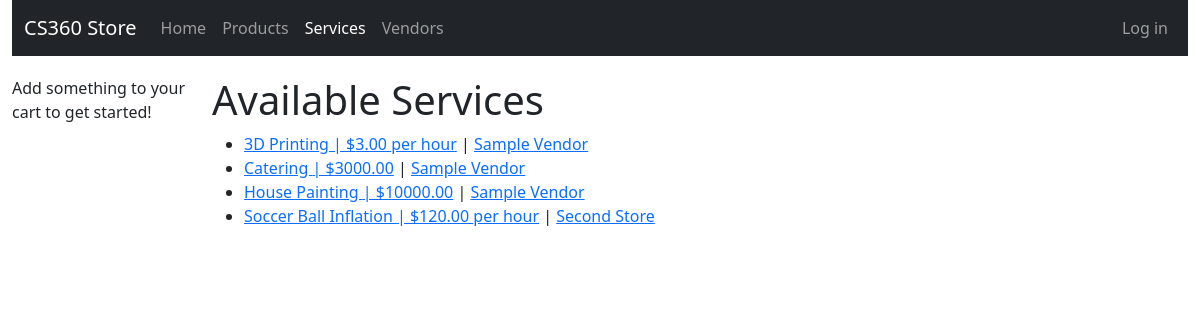
/store/services/, run on the app's committed database.
### storeApp/models.py (models this page shows, shortened)
class ServiceListing(models.Model):
    id = models.UUIDField(primary_key=True, default=uuid.uuid4, help_text="Unique ID for this particular service", editable=False)
    active = models.BooleanField(default=True)
    name = models.CharField(max_length=200, help_text="Enter a name for your service.")
    imageURL = models.URLField(max_length=200, help_text="Enter image URL", blank="True", null=True, default="https://picsum.photos/400/300")
    price = models.DecimalField(help_text="Max: 99,999.99. Set 0 \'Free\'", max_digits=7, decimal_places=2) # allows max price of $99,999.99
    price_per_hour = models.BooleanField(help_text="Is this service priced per hour?", default=False)
    description = models.TextField()
    service_area = models.IntegerField(help_text="Enter miles from your Business Address that you service.")
    days_available = models.CharField(max_length=200, help_text="Enter the days/times this service is available, i.e. M-Th 9-5, Fri-Sun 10-1", null=True, blank=True)
    vendor = models.ForeignKey(Vendor, on_delete=models.RESTRICT)
    tags = models.ManyToManyField(ServiceTag, blank=True)
    def get_absolute_url(self):
        return reverse('service-detail', args=[str(self.id)])
    def list_tags(self):
        return ', '.join(tag.name for tag in self.tags.all()[:3])
    list_tags.short_description = 'Tags'

class Vendor(models.Model):
    name = models.CharField(max_length=200, help_text="Enter your vendor name.", unique=True)
    owner = models.OneToOneField(User, on_delete=models.CASCADE)
    phone_number = models.CharField(max_length=20, help_text="1 (234) 567 8901")
    emergency_phone_number = models.CharField(max_length=20, help_text="1 (234) 567 8901")
    address1 = models.CharField(max_length=1024, help_text="Address line 1")
    address2 = models.CharField(max_length=1024, help_text="Address line 2", null=True, blank=True)
    zip_code = models.CharField(max_length=12, help_text="Zip Code")
    city = models.CharField(max_length=1024, help_text="City")
    state_or_province = models.CharField(max_length=1024, help_text="State/Province (if applicable)", null=True, blank=True)
    country = models.CharField(max_length=1024, help_text="Country")
    date_created = models.DateTimeField(default=datetime.now, blank=True)
    def get_absolute_url(self):
        return reverse('vendor-detail', args=[str(self.id)])

### storeApp/views.py (the view)
# urls.py: path('services/', views.ServiceListView.as_view(), name='services'),
class ServiceListView(generic.ListView):
    model = ServiceListing
    ordering = ['name']

### storeApp/templates/storeApp/servicelisting_list.html (shortened to what this page needs)
{% extends "base_generic.html" %}
{% block content %}
    <h1>Available Services</h1>
    {% if servicelisting_list %}
    <ul>
        {% for service in servicelisting_list %}
            {% if service.active %}
                <li>
                    <a href="{{ service.get_absolute_url }}">{{ service.name }} | ${{ service.price }}{% if service.price_per_hour %} per hour{% endif %}</a> | <a href="{{ service.vendor.get_absolute_url }}">{{ service.vendor.name }}</a>
                </li>
            {% endif %}
        {% endfor %}
    </ul>
    {% else %}
        <p>There are currently no available services.</p>
    {% endif %}
{% endblock content %}

### storeApp/static/css/styles.css (style rules this page uses)
h1 { margin-top: 20px; }

### data on the page
ServiceListing: name "3D Printing", price "3.00", price_per_hour "per hour", vendor.name "Sample Vendor"
ServiceListing: name "Catering", price "3000.00", vendor.name "Sample Vendor"
ServiceListing: name "House Painting", price "10000.00", vendor.name "Sample Vendor"
ServiceListing: name "Soccer Ball Inflation", price "120.00", price_per_hour "per hour", vendor.name "Second Store"
